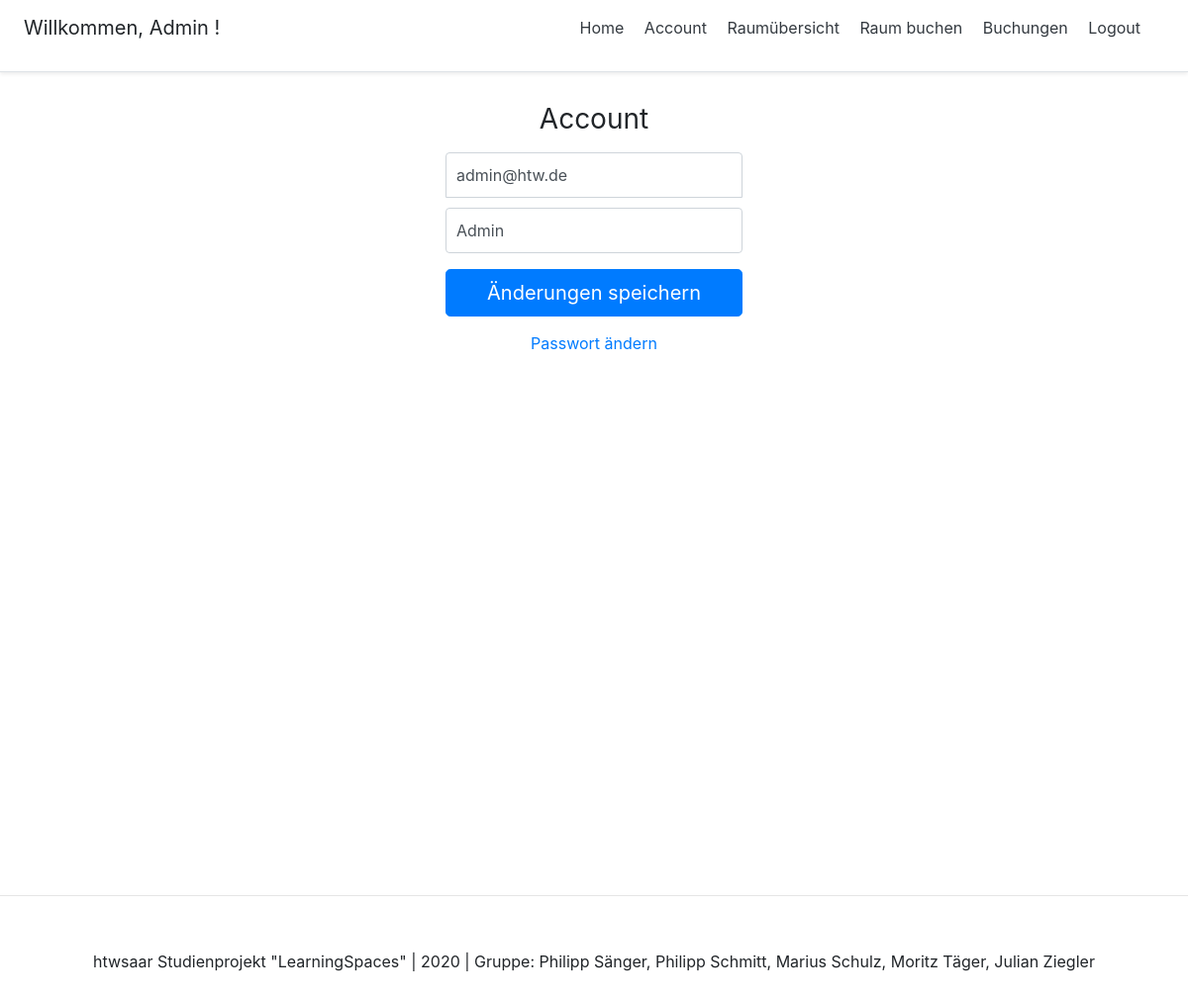
The app's page /account/ (signed in) with its own data.
### account/models.py (models this page shows, shortened)
class Account(AbstractBaseUser):
	email				= models.EmailField(verbose_name="email", max_length=60, unique=True)
	username			= models.CharField(max_length=30, unique=True)
	date_joined			= models.DateTimeField(verbose_name='date joined', auto_now_add=True)
	last_login			= models.DateTimeField(verbose_name='last login', auto_now=True)
	is_admin			= models.BooleanField(default=False)
	is_active			= models.BooleanField(default=True)
	is_staff			= models.BooleanField(default=False)
	is_superuser		= models.BooleanField(default=False)
	USERNAME_FIELD = 'email'
	REQUIRED_FIELDS = ['username',]
	objects = MyAccountManager()

### account/views.py (the view)
# urls.py: path('account/', account_view, name="account"),
def account_view(request):
	if not request.user.is_authenticated:
		return redirect("login")
	context = {}
	if request.POST:
		form = AccountUpdateForm(request.POST, instance=request.user)
		if form.is_valid():
			form.initial = {
				"email": request.POST['email'],
				"username": request.POST['username'],
			}
			form.save()
			context['success_message'] = "Updated"
	else:
		form = AccountUpdateForm(
				initial= {
					"email": request.user.email,
					"username": request.user.username,
				}
			)
	context['account_form'] = form
	return render(request, 'account/account.html', context)

### account/forms.py (shortened to what this page needs)
class AccountUpdateForm(forms.ModelForm):
	class Meta:
		model = Account
		fields = ('email', 'username')

### account/templates/account/account.html (shortened to what this page needs)
{% extends 'base.html' %}
{% block content %}
<form class="form-signin" method="post">{% csrf_token %}
  <h1 class="h3 mb-3 font-weight-normal">Account</h1>
  <input type="email" name="email" id="inputEmail" class="form-control" placeholder="Email address" required autofocus value={{account_form.initial.email}}>
  <input type="text" name="username" id="inputUsername" class="form-control" placeholder="Username" required
  value="{{account_form.initial.username}}">
  <button class="btn btn-lg btn-primary btn-block" type="submit">Änderungen speichern</button>
</form>
<div class="d-flex flex-column">
  <a class="m-auto" href="{% url 'password_change' %}">Passwort ändern</a>
</div>
{% endblock content %}

### templates/snippets/header.html (shortened to what this page needs)
<link rel="stylesheet" href="https://stackpath.bootstrapcdn.com/bootstrap/4.5.2/css/bootstrap.min.css">
<div class="d-flex flex-column flex-md-row align-items-center p-3 px-md-4 mb-3 bg-white border-bottom shadow-sm">
    <h5 class="my-0 mr-md-auto font-weight-normal">
        {% if request.user.is_authenticated %}
        <p>Willkommen, {{request.user.username}} !</p>
        {% endif %}
    </h5>
    <nav class="my-2 my-md-0 mr-md-3">
        {% if request.user.is_authenticated %}
            <a class="p-2 text-dark" href="{% url 'home' %}">Home</a>
            <a class="p-2 text-dark" href="{% url 'account' %}">Account</a>
            <a class="p-2 text-dark" href="{% url 'RoomList' %}">Raumübersicht</a>
            <a class="p-2 text-dark" href="{% url 'BookingView' %}">Raum buchen</a>
            <a class="p-2 text-dark" href="{% url 'BookingList' %}">Buchungen</a>
            <a class="p-2 text-dark" href="{% url 'logout' %}">Logout</a></p>
        {% else %}
            <a class="p-2 text-dark" href="{% url 'home' %}">Home</a>
            <a class="btn btn-outline-primary" href="{% url 'register' %}">Registrieren</a>
            <a class="p-2 text-dark" href="{% url 'login' %}">Login</a>
        {% endif %}
    </nav>
</div>

### templates/snippets/header.html (style rules this page uses)
@media (min-width: 768px) { html { font-size: 16px; } }

### account/templates/account/account.html (style rules this page uses)
.form-signin { width: 100%; max-width: 330px; padding: 15px; margin: auto; }
.form-signin .form-control { position: relative; box-sizing: border-box; height: auto; padding: 10px; font-size: 16px; }
.form-signin input[type="email"] { margin-bottom: 10px; border-bottom-right-radius: 0; border-bottom-left-radius: 0; }
.h3 { text-align: center; }

### records on screen
Account: user.username "Admin", email "admin@htw.de", username "Admin"
